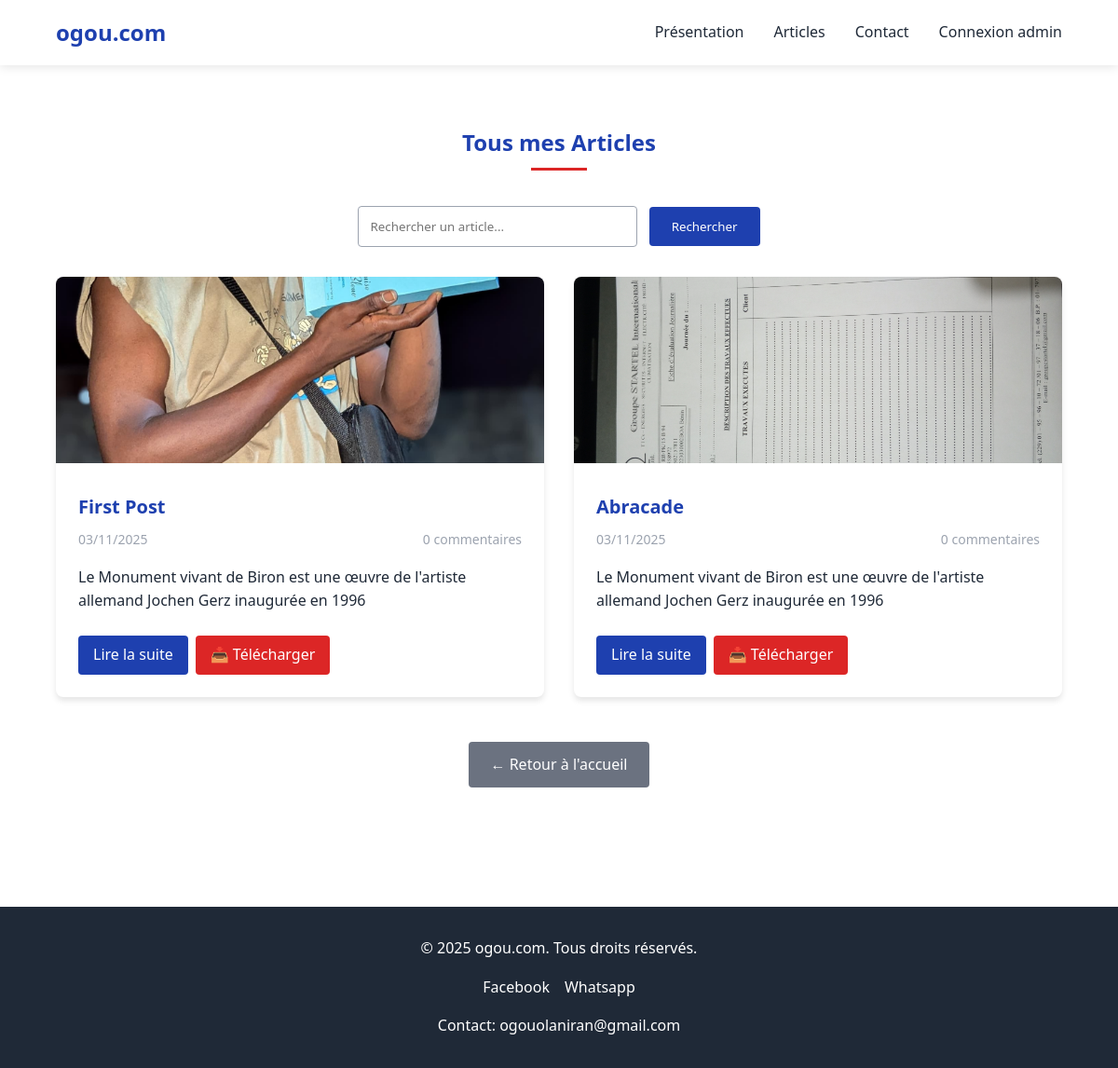
The page /articles/ on the database as committed earlier.
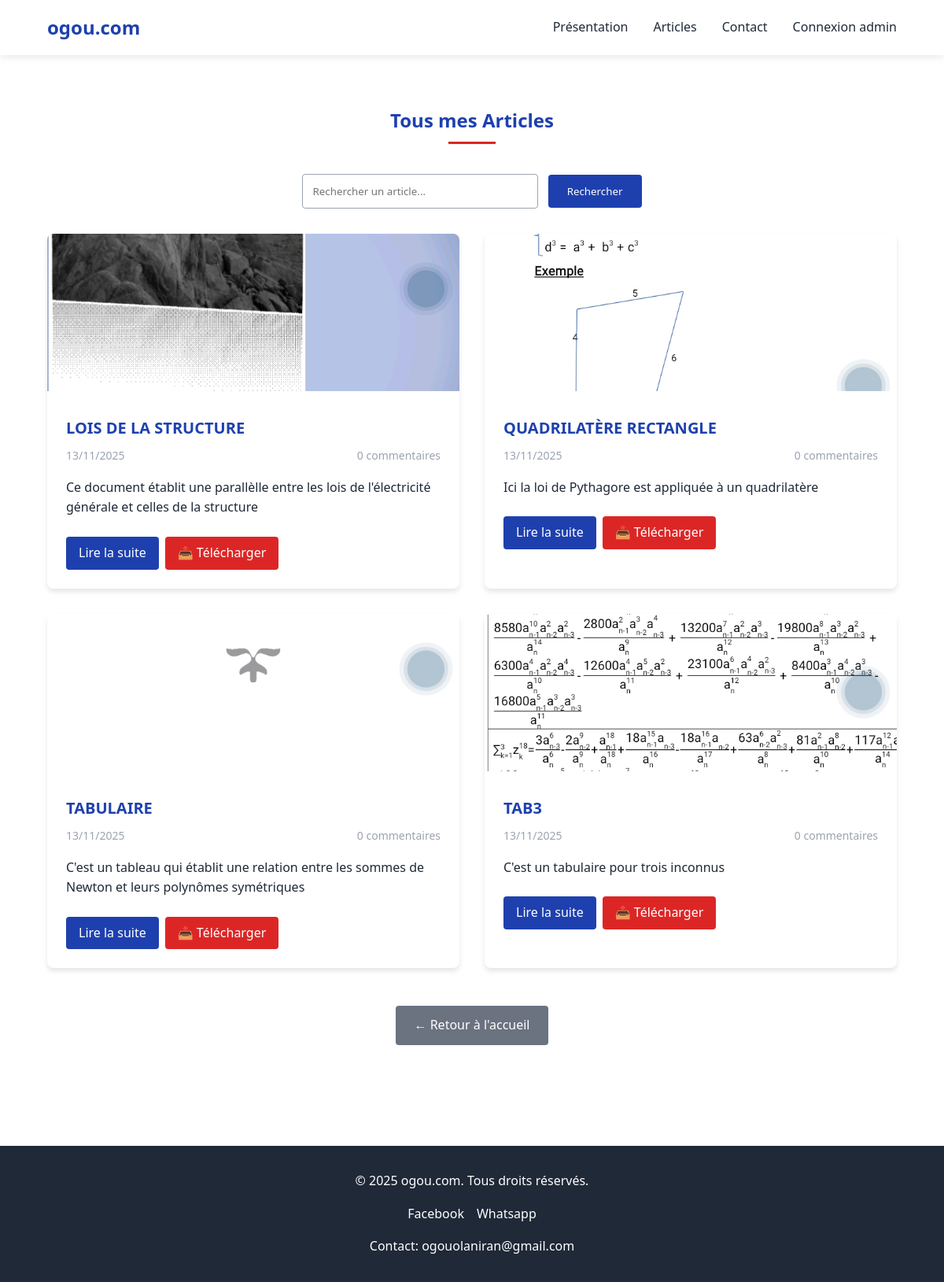
The same page on the database as committed later.
### blog/models.py (models this page shows, shortened)
class Article(models.Model):
    title = models.CharField(max_length=200, verbose_name="Titre")
    slug = models.SlugField(unique=True)
    content = models.TextField(verbose_name="Contenu")
    excerpt = models.TextField(max_length=500, verbose_name="Extrait")
    image = models.ImageField(upload_to='articles/images/', blank=True, null=True, verbose_name="Image")
    file = models.FileField(upload_to='articles/files/', blank=True, null=True, verbose_name="Fichier à télécharger")
    created_at = models.DateTimeField(auto_now_add=True, verbose_name="Date de création")
    updated_at = models.DateTimeField(auto_now=True, verbose_name="Date de modification")
    is_published = models.BooleanField(default=True, verbose_name="Publié")
    class Meta:
        verbose_name = "Article"
        verbose_name_plural = "Articles"
        ordering = ['-created_at']

### blog/views.py (the view)
# urls.py: path('articles/', views.ArticleListView.as_view(), name='article_list'),
class ArticleListView(ListView):
    model = Article
    template_name = 'blog/article_list.html'
    context_object_name = 'articles'
    paginate_by = 6
    def get_queryset(self):
        return Article.objects.filter(is_published=True).annotate(
            comment_count=Count('comments')
        )

### blog/templates/blog/article_list.html (shortened to what this page needs)
{% extends 'base.html' %}
{% load static %}
{% block content %}
<section style="padding: 4rem 5%; max-width: 1200px; margin: 0 auto;">
    <h2 style="text-align: center; margin-bottom: 3rem; color: #1e40af; position: relative;">
        Tous mes Articles
        <span style="content: ''; position: absolute; bottom: -10px; left: 50%; transform: translateX(-50%); width: 60px; height: 3px; background-color: #dc2626;"></span>
    </h2>
    <div style="text-align: center; margin-bottom: 2rem;">
        <form method="GET" action="." style="display: inline-block;">
            <input type="text" name="q" placeholder="Rechercher un article..."
                   style="padding: 0.75rem; border: 1px solid #9ca3af; border-radius: 4px; width: 300px;"
                   value="{{ request.GET.q }}">
            <button type="submit" style="background-color: #1e40af; color: white; border: none; padding: 0.75rem 1.5rem; border-radius: 4px; cursor: pointer; margin-left: 0.5rem;">
                Rechercher
            </button>
        </form>
    </div>
    <div style="display: grid; grid-template-columns: repeat(auto-fill, minmax(350px, 1fr)); gap: 2rem;">
        {% for article in articles %}
        <div style="background-color: white; border-radius: 8px; overflow: hidden; box-shadow: 0 4px 6px rgba(0, 0, 0, 0.1); transition: transform 0.3s, box-shadow 0.3s;">
            {% if article.image %}
            <img src="{{ article.image.url }}" alt="{{ article.title }}" style="width: 100%; height: 200px; object-fit: cover;">
            {% else %}
            <img src="{% static 'images/placeholder.jpg' %}" alt="Image placeholder" style="width: 100%; height: 200px; object-fit: cover; background-color: #f3f4f6;">
            {% endif %}
            <div style="padding: 1.5rem;">
                <h3 style="font-size: 1.25rem; margin-bottom: 0.5rem; color: #1e40af;">
                    <a href="{% url 'article_detail' article.slug %}" style="text-decoration: none; color: inherit;">
                        {{ article.title }}
                    </a>
                </h3>
                <div style="display: flex; justify-content: space-between; color: #9ca3af; font-size: 0.875rem; margin-bottom: 1rem;">
                    <span>{{ article.created_at|date:"d/m/Y" }}</span>
                    <span>{{ article.comments.count }} commentaire{{ article.comments.count|pluralize }}</span>
                </div>
                <p style="color: #1f2937; margin-bottom: 1.5rem; display: -webkit-box; -webkit-line-clamp: 3; -webkit-box-orient: vertical; overflow: hidden;">
                    {{ article.excerpt }}
                </p>
                <div style="display: flex; gap: 0.5rem; flex-wrap: wrap;">
                    <a href="{% url 'article_detail' article.slug %}" style="display: inline-block; background-color: #1e40af; color: white; padding: 0.5rem 1rem; border-radius: 4px; text-decoration: none; font-weight: 500; transition: background-color 0.3s;">
                        Lire la suite
                    </a>
                    {% if article.file %}
                    <a href="{% url 'download_file' article.id %}" style="display: inline-block; background-color: #dc2626; color: white; padding: 0.5rem 1rem; border-radius: 4px; text-decoration: none; font-weight: 500; transition: background-color 0.3s;">
                        📥 Télécharger
                    </a>
                    {% endif %}
                </div>
            </div>
        </div>
        {% empty %}
        <div style="grid-column: 1 / -1; text-align: center; padding: 3rem; background-color: #f3f4f6; border-radius: 8px;">
            <h3 style="color: #6b7280; margin-bottom: 1rem;">Aucun article trouvé</h3>
            <p style="color: #9ca3af;">Aucun article n'est disponible pour le moment.</p>
        </div>
        {% endfor %}
    </div>
    <div style="text-align: center; margin-top: 3rem;">
        <a href="{% url 'home' %}" style="display: inline-block; background-color: #6b7280; color: white; padding: 0.75rem 1.5rem; border-radius: 4px; text-decoration: none; font-weight: 500; transition: background-color 0.3s;">
            ← Retour à l'accueil
        </a>
    </div>
</section>
{% endblock %}

### blog/templates/base.html (shortened to what this page needs)
<!DOCTYPE html>
{% load static %}
<html lang="fr">
<head>
</head>
<body>
    <header>
        <nav>
            <div class="logo">
                <a href="{% url 'home' %}" style="text-decoration: none; color: inherit;">ogou.com</a>
            </div>
<ul class="nav-links">
    <li><a href="{% url 'home' %}#presentation">Présentation</a></li>
    <li><a href="{% url 'article_list' %}">Articles</a></li>
    <li><a href="{% url 'contact' %}">Contact</a></li>
    {% if user.is_authenticated and user.is_staff %}
        <li><a href="{% url 'admin_dashboard' %}" style="color: #dc2626; font-weight: bold;">Administration</a></li>
        <li>
            <form method="POST" action="{% url 'logout' %}" style="display: inline;">
                {% csrf_token %}
                <button type="submit" style="background: none; border: none; color: #1f2937; cursor: pointer; font: inherit;">
                    Déconnexion ({{ user.username }})
                </button>
            </form>
        </li>
    {% else %}
        <li><a href="{% url 'login' %}">Connexion admin</a></li>
    {% endif %}
</ul>
        </nav>
    </header>
    <main>
        {% block content %}
        {% endblock %}
    </main>
    <footer id="contact">
        <div class="footer-content">
            <p>&copy; 2025 ogou.com. Tous droits réservés.</p>
            <div class="social-links">
                <a href="#">Facebook</a>
                <a href="https://wa.me/22968921436" target="_blank">Whatsapp</a>
            </div>
            <p>Contact: ogouolaniran@gmail.com</p>
        </div>
    </footer>
</body>
</html>

### blog/templates/base.html (style rules this page uses)
:root { --blue: #1e40af; --light-blue: #3b82f6; --white: #ffffff; --black: #1f2937; --red: #dc2626; --light-gray: #f3f4f6; --gray: #9ca3af; }
* { margin: 0; padding: 0; box-sizing: border-box; font-family: 'Segoe UI', Tahoma, Geneva, Verdana, sans-serif; }
body { background-color: var(--white); color: var(--black); line-height: 1.6; }
header { background-color: var(--white); box-shadow: 0 2px 10px rgba(0, 0, 0, 0.1); position: sticky; top: 0; z-index: 100; }
nav { display: flex; justify-content: space-between; align-items: center; padding: 1rem 5%; max-width: 1200px; margin: 0 auto; }
.logo { font-size: 1.5rem; font-weight: bold; color: var(--blue); }
.nav-links { display: flex; list-style: none; }
.nav-links li { margin-left: 2rem; }
.nav-links a { text-decoration: none; color: var(--black); font-weight: 500; transition: color 0.3s; }
footer { background-color: var(--black); color: var(--white); padding: 2rem 5%; text-align: center; margin-top: 4rem; }
.footer-content { max-width: 1200px; margin: 0 auto; }
.social-links { display: flex; justify-content: center; gap: 1rem; margin: 1rem 0; }
.social-links a { color: var(--white); text-decoration: none; transition: color 0.3s; }

Rows that differ between the two databases and show on the page:
removed Article: image (picture), title "First Post", created_at "03/11/2025", comments.count "0", excerpt "Le Monument vivant de Biron est une œuvre de l'artiste allemand Jochen Gerz inaugurée en 1996", shows "📥 Télécharger"
removed Article: image (picture), title "Abracade", created_at "03/11/2025", comments.count "0", excerpt "Le Monument vivant de Biron est une œuvre de l'artiste allemand Jochen Gerz inaugurée en 1996", shows "📥 Télécharger"
added Article: image (picture), title "LOIS DE LA STRUCTURE", created_at "13/11/2025", comments.count "0", excerpt "Ce document établit une parallèlle entre les lois de l'électricité générale et celles de la structure", shows "📥 Télécharger"
added Article: image (picture), title "QUADRILATÈRE RECTANGLE", created_at "13/11/2025", comments.count "0", excerpt "Ici la loi de Pythagore est appliquée à un quadrilatère", shows "📥 Télécharger"
added Article: image (picture), title "TABULAIRE", created_at "13/11/2025", comments.count "0", excerpt "C'est un tableau qui établit une relation entre les sommes de Newton et leurs polynômes symétriques", shows "📥 Télécharger"
added Article: image (picture), title "TAB3", created_at "13/11/2025", comments.count "0", excerpt "C'est un tabulaire pour trois inconnus", shows "📥 Télécharger"
